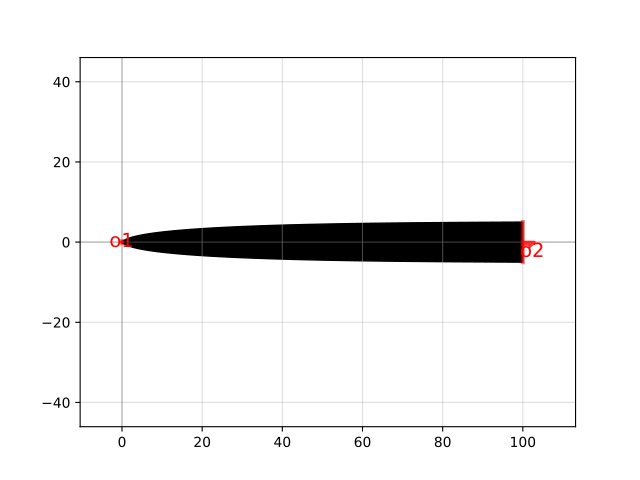

Write Python code to recreate this figure.
import gdsfactory as gf

c = gf.components.taper_w10_l100(cross_section='strip')
c.plot()
